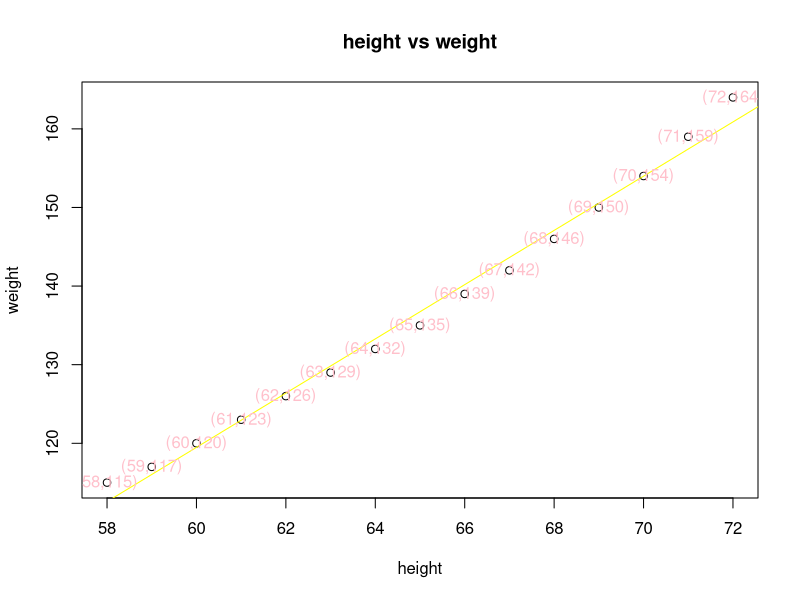
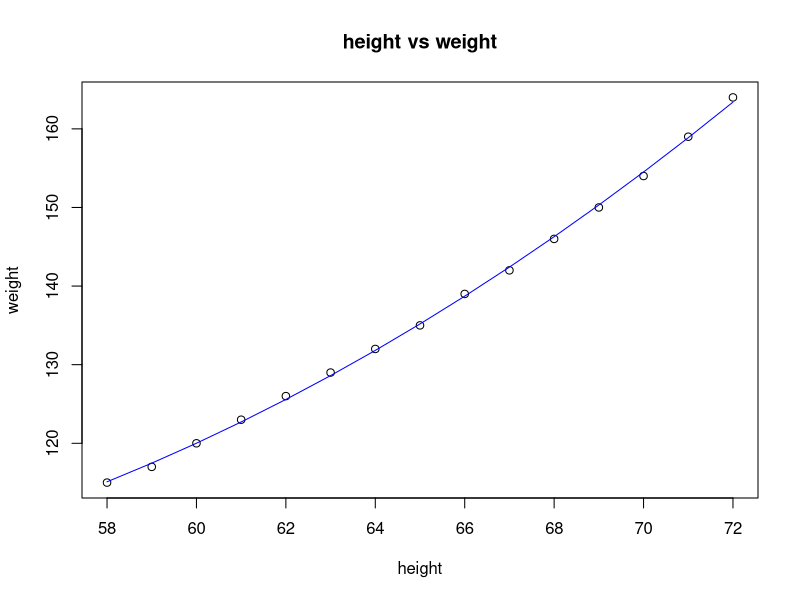
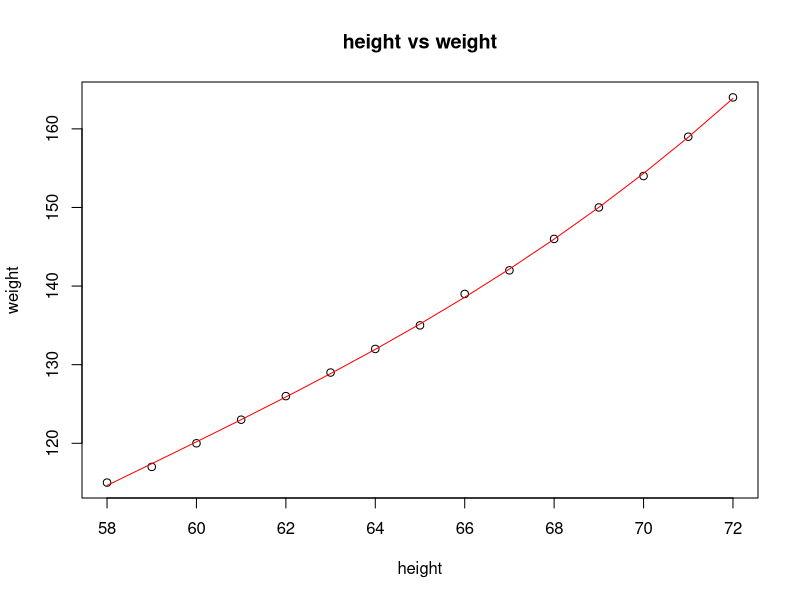
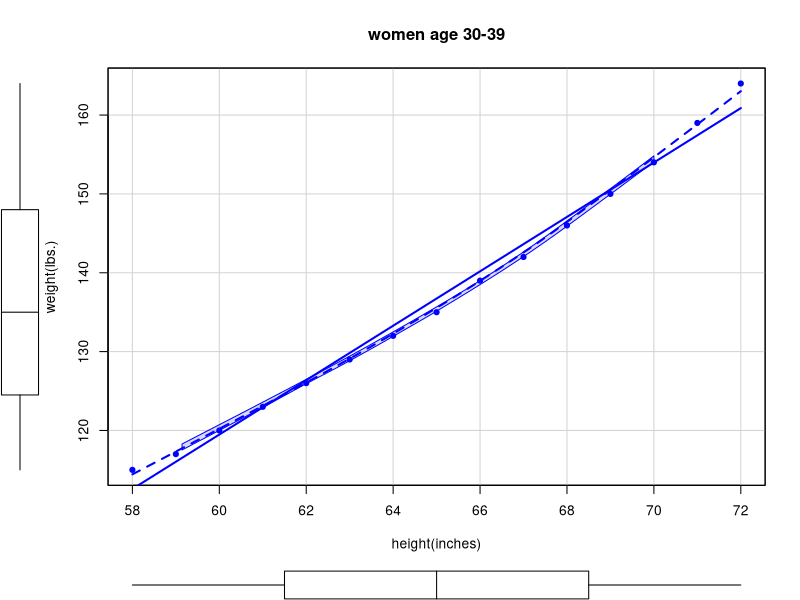

Write the R code that produced these figures, in order.
data(women)
(women)
nrow(women)
attach(women)
cor.test(weight,height,data=women)
class(women)
fit=lm(weight~height,data=women)
fit
plot(height,weight,main = "height vs weight")
abline(fit,col="yellow")
text(height,weight,labels = paste0('(',height,',',weight,')'),col = "pink")
summary(fit)
fitted(fit)#predicted values
#polynomial model
fit2 = lm(weight~height + I(height^2),data=women)
fit2
summary(fit2)
plot(height,weight,main = "height vs weight")
lines(women$height,fitted(fit2),col='blue')
fit3 = lm(weight~height + I(height^2)+ I(height^3),data=women)
fit3
summary(fit3)
plot(height,weight,main = "height vs weight")
lines(women$height,fitted(fit3),col='red')
car::scatterplot(weight~height,dat=women,spread = FALSE,lty.smooth=2,pch=19,main='women age 30-39',xlab='height(inches)',ylab='weight(lbs.)')
?cars
